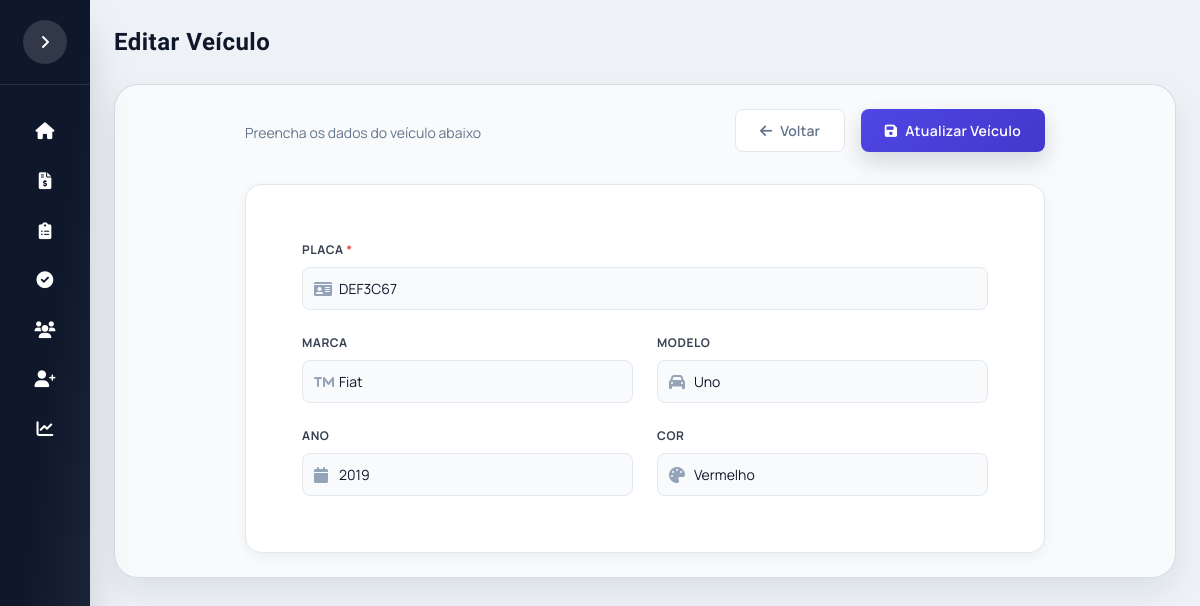
The page /editar_veiculo/3 on the database its author committed.
### app/models.py (models this page shows)
class Veiculo(db.Model):
    __tablename__ = "veiculos"
    id_veiculo = db.Column(db.Integer, primary_key=True, autoincrement=True)
    id_cliente = db.Column(db.Integer, db.ForeignKey("clientes.id_cliente"), nullable=False)
    veiculo_ativo = db.Column(db.Integer, default=1)
    placa = db.Column(db.String(7), unique=True, nullable=False)
    marca = db.Column(db.String(50), nullable=False)
    modelo = db.Column(db.String(80), nullable=False)
    ano = db.Column(db.Integer)
    cor = db.Column(db.String(30))
    orcamentos = db.relationship("Orcamento", backref="veiculo", lazy=True)

### app/routes.py (the view)
@main.route("/editar_veiculo/<int:id_veiculo>", methods=["GET"])
def editar_veiculo(id_veiculo):
    veiculo = Veiculo.query.get_or_404(id_veiculo)
    return render_template(
        "form_veiculo.html",
        veiculo=veiculo,
        id_cliente=veiculo.id_cliente
    )

### templates/form_veiculo.html (shortened to what this page needs)
{% extends "base.html" %}
{% block page_title %}
{{ 'Editar Veículo' if veiculo else 'Cadastrar Veículo' }}
{% endblock %}
{% block content %}
<div class="veiculo-form-container">
    <div class="screen-header">
        <div>
            <p class="screen-subtitle">Preencha os dados do veículo abaixo</p>
        </div>
        <div class="header-actions">
            <a href="{{ url_for('main.listar_clientes') }}" class="btn-outline">
                <i class="fas fa-arrow-left"></i> Voltar
            </a>
            <button type="submit" form="formVeiculo" class="btn-primary">
                <i class="fas fa-save"></i> {{ 'Atualizar' if veiculo else 'Cadastrar' }} Veículo
            </button>
        </div>
    </div>
    <div class="form-card-principal">
        <form id="formVeiculo" method="POST" action="{{ url_for('main.salvar_veiculo') }}">
            <div class="form-grid">
                <div class="input-group full-width">
                    <label for="placa">Placa <span class="required">*</span></label>
                    <div class="input-icon">
                        <input type="text" id="placa" name="placa" class="form-input"
                               value="{{ veiculo.placa.upper() if veiculo else '' }}"
                               required placeholder="ABC-1234 ou ABC1234">
                    </div>
                </div>
                <div class="input-group">
                    <label for="marca">Marca</label>
                    <div class="input-icon">
                        <input type="text" id="marca" name="marca" class="form-input"
                               value="{{ veiculo.marca if veiculo else '' }}" placeholder="Ex: Fiat, Volkswagen, Chevrolet">
                    </div>
                </div>
                <div class="input-group">
                    <label for="modelo">Modelo</label>
                    <div class="input-icon">
                        <input type="text" id="modelo" name="modelo" class="form-input"
                               value="{{ veiculo.modelo if veiculo else '' }}" placeholder="Ex: Gol, Civic, Corolla">
                    </div>
                </div>
                <div class="input-group">
                    <label for="ano">Ano</label>
                    <div class="input-icon">
                        <input type="text" id="ano" name="ano" class="form-input"
                               value="{{ veiculo.ano if veiculo else '' }}" placeholder="Ex: 2020">
                    </div>
                </div>
                <div class="input-group">
                    <label for="cor">Cor</label>
                    <div class="input-icon">
                        <input type="text" id="cor" name="cor" class="form-input"
                               value="{{ veiculo.cor if veiculo else '' }}" placeholder="Ex: Preto, Branco, Vermelho">
                    </div>
                </div>
            </div>
        </form>
    </div>
</div>
{% endblock %}

### static/css/estilo.css (style rules this page uses)
:root { --brand-red: #e11d2e; --brand-red-dark: #b91c1c; --brand-blue: #1e3a8a; --ink: #0f172a; --muted: #475569; --panel: #f8fafc; --line: #e2e8f0; --accent: #10b981; --primary: #4f46e5; --primary-dark: #4338ca; --primary-light: #818cf8; --success: #10b981; --warning: #f59e0b; --danger: #ef4444; --info: #3b82f6; --sidebar-width: 280px; --sidebar-collapsed: 90px; --radius-card: 1.25rem; --radius-lg: 1rem; --radius-md: 0.75rem; --shadow-sm: 0 1px 2px 0 rgb(0 0 0 / 0.05); --shadow-md: 0 4px 6px -1px rgb(0 0 0 / 0.1); --shadow-lg: 0 10px 15px -3px rgb(0 0 0 / 0.1); --shadow-xl: 0 20px 25px -5px rgb(0 0 0 / 0.1); }
* { margin: 0; padding: 0; box-sizing: border-box; }
body { background: radial-gradient(circle at top, #e2e8f0 0%, #cbd5e1 55%, #e2e8f0 100%); font-family: 'Manrope', system-ui, sans-serif; color: var(--ink); min-height: 100vh; overflow-x: hidden; }
.screen-header { display: flex; flex-wrap: wrap; align-items: center; justify-content: space-between; gap: 1rem; margin-bottom: 1.5rem; }
.screen-subtitle { color: #64748b; font-size: 0.95rem; margin-top: 0.25rem; }
.btn-primary { background: linear-gradient(135deg, var(--brand-red) 0%, var(--brand-red-dark) 60%, var(--brand-blue) 100%); transition: all 0.2s; box-shadow: 0 10px 22px rgba(15,23,42,0.15); letter-spacing: 0.02em; display: inline-flex; align-items: center; gap: 0.5rem; padding: 0.75rem 1.5rem; border-radius: 0.75rem; font-weight: 600; font-size: 0.875rem; cursor: pointer; text-decoration: none; color: white; border: none; }
.btn-outline { border: 1px solid #cbd5e1; background: #f8fafc; color: #1f2937; transition: all 0.2s; display: inline-flex; align-items: center; gap: 0.5rem; padding: 0.75rem 1.5rem; border-radius: 0.75rem; font-weight: 600; font-size: 0.875rem; cursor: pointer; text-decoration: none; }
.header-actions { display: flex; gap: 1rem; }
.form-grid { padding: 1.5rem; gap: 1.5rem; }
.input-group { display: flex; flex-direction: column; gap: 0.5rem; }
.input-group label { font-size: 0.875rem; font-weight: 600; color: #374151; }
.required { color: #ef4444; }
.input-icon { position: relative; }
.form-input, .form-select, .form-textarea { width: 100%; padding: 0.625rem 0.75rem 0.625rem 2.25rem; border: 1px solid #cbd5e1; border-radius: 0.85rem; font-size: 0.875rem; transition: all 0.2s; background: #f8fafc; color: #0f172a; }
.full-width { grid-column: span 2; }

### templates/form_veiculo.html (style rules this page uses)
.veiculo-form-container { max-width: 800px; margin: 0 auto; }
.screen-header { display: flex; justify-content: space-between; align-items: center; margin-bottom: 2rem; flex-wrap: wrap; gap: 1rem; }
.screen-subtitle { color: #64748b; font-size: 0.875rem; margin-top: 0.25rem; }
.header-actions { display: flex; gap: 1rem; }
.btn-primary, .btn-outline { display: inline-flex; align-items: center; gap: 0.5rem; padding: 0.625rem 1.5rem; border-radius: 0.5rem; font-weight: 600; font-size: 0.875rem; transition: all 0.2s ease; cursor: pointer; text-decoration: none; }
.btn-primary { background: linear-gradient(135deg, #4f46e5, #4338ca); color: white; border: none; }
.btn-outline { background: white; color: #64748b; border: 1px solid #e2e8f0; }
.form-card-principal { background: white; border-radius: 1rem; box-shadow: 0 4px 12px rgba(0, 0, 0, 0.05); border: 1px solid #e2e8f0; padding: 2rem; }
.form-grid { display: grid; grid-template-columns: repeat(2, 1fr); gap: 1.5rem; }
.input-group { display: flex; flex-direction: column; gap: 0.5rem; }
.input-group.full-width { grid-column: span 2; }
.input-group label { font-size: 0.75rem; font-weight: 700; color: #374151; text-transform: uppercase; letter-spacing: 0.05em; }
.required { color: #ef4444; }
.input-icon { position: relative; }
.form-input { width: 100%; padding: 0.625rem 0.75rem 0.625rem 2.25rem; border: 1px solid #e2e8f0; border-radius: 0.5rem; font-size: 0.875rem; transition: all 0.2s ease; background: #f8fafc; color: #0f172a; }

### rows shown on the page
Veiculo: placa "DEF3C67", marca "Fiat", modelo "Uno", ano "2019", cor "Vermelho"

### other values the page prints
{{ 'Editar Veículo' if veiculo else 'Cadastrar Veículo' }} "Editar Veículo"
{{ 'Atualizar' if veiculo else 'Cadastrar' }} "Atualizar"
